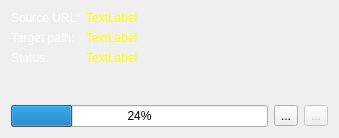
<?xml version="1.0" encoding="UTF-8"?>
<ui version="4.0">
 <class>EWADownloadUi</class>
 <widget class="QWidget" name="EWADownloadUi">
  <property name="geometry">
   <rect>
    <x>0</x>
    <y>0</y>
    <width>339</width>
    <height>138</height>
   </rect>
  </property>
  <property name="windowTitle">
   <string>Downloading...</string>
  </property>
  <layout class="QVBoxLayout" name="verticalLayout">
   <item>
    <layout class="QFormLayout" name="formLayout">
     <item row="0" column="0">
      <widget class="QLabel" name="label">
       <property name="palette">
        <palette>
         <active>
          <colorrole role="WindowText">
           <brush brushstyle="SolidPattern">
            <color alpha="255">
             <red>255</red>
             <green>255</green>
             <blue>255</blue>
            </color>
           </brush>
          </colorrole>
         </active>
         <inactive>
          <colorrole role="WindowText">
           <brush brushstyle="SolidPattern">
            <color alpha="255">
             <red>255</red>
             <green>255</green>
             <blue>255</blue>
            </color>
           </brush>
          </colorrole>
         </inactive>
         <disabled>
          <colorrole role="WindowText">
           <brush brushstyle="SolidPattern">
            <color alpha="255">
             <red>112</red>
             <green>111</green>
             <blue>113</blue>
            </color>
           </brush>
          </colorrole>
         </disabled>
        </palette>
       </property>
       <property name="text">
        <string>Source URL:</string>
       </property>
      </widget>
     </item>
     <item row="0" column="1">
      <widget class="QLabel" name="pUrlLabel">
       <property name="palette">
        <palette>
         <active>
          <colorrole role="WindowText">
           <brush brushstyle="SolidPattern">
            <color alpha="255">
             <red>255</red>
             <green>255</green>
             <blue>0</blue>
            </color>
           </brush>
          </colorrole>
          <colorrole role="Text">
           <brush brushstyle="SolidPattern">
            <color alpha="255">
             <red>0</red>
             <green>0</green>
             <blue>0</blue>
            </color>
           </brush>
          </colorrole>
         </active>
         <inactive>
          <colorrole role="WindowText">
           <brush brushstyle="SolidPattern">
            <color alpha="255">
             <red>255</red>
             <green>255</green>
             <blue>0</blue>
            </color>
           </brush>
          </colorrole>
          <colorrole role="Text">
           <brush brushstyle="SolidPattern">
            <color alpha="255">
             <red>0</red>
             <green>0</green>
             <blue>0</blue>
            </color>
           </brush>
          </colorrole>
         </inactive>
         <disabled>
          <colorrole role="WindowText">
           <brush brushstyle="SolidPattern">
            <color alpha="255">
             <red>112</red>
             <green>111</green>
             <blue>113</blue>
            </color>
           </brush>
          </colorrole>
          <colorrole role="Text">
           <brush brushstyle="SolidPattern">
            <color alpha="255">
             <red>112</red>
             <green>111</green>
             <blue>113</blue>
            </color>
           </brush>
          </colorrole>
         </disabled>
        </palette>
       </property>
       <property name="text">
        <string>TextLabel</string>
       </property>
      </widget>
     </item>
     <item row="1" column="0">
      <widget class="QLabel" name="label_2">
       <property name="palette">
        <palette>
         <active>
          <colorrole role="WindowText">
           <brush brushstyle="SolidPattern">
            <color alpha="255">
             <red>255</red>
             <green>255</green>
             <blue>255</blue>
            </color>
           </brush>
          </colorrole>
         </active>
         <inactive>
          <colorrole role="WindowText">
           <brush brushstyle="SolidPattern">
            <color alpha="255">
             <red>255</red>
             <green>255</green>
             <blue>255</blue>
            </color>
           </brush>
          </colorrole>
         </inactive>
         <disabled>
          <colorrole role="WindowText">
           <brush brushstyle="SolidPattern">
            <color alpha="255">
             <red>112</red>
             <green>111</green>
             <blue>113</blue>
            </color>
           </brush>
          </colorrole>
         </disabled>
        </palette>
       </property>
       <property name="text">
        <string>Target path:</string>
       </property>
      </widget>
     </item>
     <item row="1" column="1">
      <widget class="QLabel" name="pPathLabel">
       <property name="palette">
        <palette>
         <active>
          <colorrole role="WindowText">
           <brush brushstyle="SolidPattern">
            <color alpha="255">
             <red>255</red>
             <green>255</green>
             <blue>0</blue>
            </color>
           </brush>
          </colorrole>
         </active>
         <inactive>
          <colorrole role="WindowText">
           <brush brushstyle="SolidPattern">
            <color alpha="255">
             <red>255</red>
             <green>255</green>
             <blue>0</blue>
            </color>
           </brush>
          </colorrole>
         </inactive>
         <disabled>
          <colorrole role="WindowText">
           <brush brushstyle="SolidPattern">
            <color alpha="255">
             <red>112</red>
             <green>111</green>
             <blue>113</blue>
            </color>
           </brush>
          </colorrole>
         </disabled>
        </palette>
       </property>
       <property name="text">
        <string>TextLabel</string>
       </property>
      </widget>
     </item>
     <item row="2" column="0">
      <widget class="QLabel" name="label_3">
       <property name="palette">
        <palette>
         <active>
          <colorrole role="WindowText">
           <brush brushstyle="SolidPattern">
            <color alpha="255">
             <red>255</red>
             <green>255</green>
             <blue>255</blue>
            </color>
           </brush>
          </colorrole>
         </active>
         <inactive>
          <colorrole role="WindowText">
           <brush brushstyle="SolidPattern">
            <color alpha="255">
             <red>255</red>
             <green>255</green>
             <blue>255</blue>
            </color>
           </brush>
          </colorrole>
         </inactive>
         <disabled>
          <colorrole role="WindowText">
           <brush brushstyle="SolidPattern">
            <color alpha="255">
             <red>112</red>
             <green>111</green>
             <blue>113</blue>
            </color>
           </brush>
          </colorrole>
         </disabled>
        </palette>
       </property>
       <property name="text">
        <string>Status:</string>
       </property>
      </widget>
     </item>
     <item row="2" column="1">
      <widget class="QLabel" name="pInfoLabel">
       <property name="palette">
        <palette>
         <active>
          <colorrole role="WindowText">
           <brush brushstyle="SolidPattern">
            <color alpha="255">
             <red>255</red>
             <green>255</green>
             <blue>0</blue>
            </color>
           </brush>
          </colorrole>
         </active>
         <inactive>
          <colorrole role="WindowText">
           <brush brushstyle="SolidPattern">
            <color alpha="255">
             <red>255</red>
             <green>255</green>
             <blue>0</blue>
            </color>
           </brush>
          </colorrole>
         </inactive>
         <disabled>
          <colorrole role="WindowText">
           <brush brushstyle="SolidPattern">
            <color alpha="255">
             <red>112</red>
             <green>111</green>
             <blue>113</blue>
            </color>
           </brush>
          </colorrole>
         </disabled>
        </palette>
       </property>
       <property name="text">
        <string>TextLabel</string>
       </property>
      </widget>
     </item>
    </layout>
   </item>
   <item>
    <layout class="QHBoxLayout" name="horizontalLayout">
     <item>
      <widget class="QProgressBar" name="pProgressBar">
       <property name="value">
        <number>24</number>
       </property>
       <property name="alignment">
        <set>Qt::AlignCenter</set>
       </property>
      </widget>
     </item>
     <item>
      <widget class="QToolButton" name="pStopButton">
       <property name="toolTip">
        <string>Cancel downloading and close dialog</string>
       </property>
       <property name="text">
        <string>...</string>
       </property>
       <property name="icon">
        <iconset resource="ewa.qrc">
         <normaloff>:/images/close.png</normaloff>:/images/close.png</iconset>
       </property>
      </widget>
     </item>
     <item>
      <widget class="QToolButton" name="pOpenButton">
       <property name="enabled">
        <bool>false</bool>
       </property>
       <property name="toolTip">
        <string>Open file location</string>
       </property>
       <property name="text">
        <string>...</string>
       </property>
       <property name="icon">
        <iconset resource="ewa.qrc">
         <normaloff>:/images/open.png</normaloff>:/images/open.png</iconset>
       </property>
      </widget>
     </item>
    </layout>
   </item>
  </layout>
 </widget>
 <resources>
  <include location="ewa.qrc"/>
 </resources>
 <connections/>
</ui>
